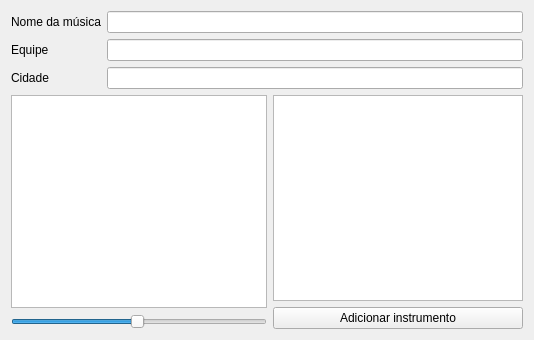
<?xml version="1.0" encoding="UTF-8"?>
<ui version="4.0">
 <class>MapaWidget</class>
 <widget class="QWidget" name="MapaWidget">
  <property name="geometry">
   <rect>
    <x>0</x>
    <y>0</y>
    <width>534</width>
    <height>340</height>
   </rect>
  </property>
  <property name="windowTitle">
   <string>Form</string>
  </property>
  <layout class="QVBoxLayout" name="verticalLayout">
   <item>
    <layout class="QFormLayout" name="formLayout">
     <item row="0" column="0">
      <widget class="QLabel" name="nomeDaMSicaLabel">
       <property name="text">
        <string>Nome da música</string>
       </property>
      </widget>
     </item>
     <item row="0" column="1">
      <widget class="QLineEdit" name="musicNameLineEdit"/>
     </item>
     <item row="1" column="0">
      <widget class="QLabel" name="equipeLabel">
       <property name="text">
        <string>Equipe</string>
       </property>
      </widget>
     </item>
     <item row="1" column="1">
      <widget class="QLineEdit" name="equipeLineEdit"/>
     </item>
     <item row="2" column="0">
      <widget class="QLabel" name="cidadeLabel">
       <property name="text">
        <string>Cidade</string>
       </property>
      </widget>
     </item>
     <item row="2" column="1">
      <widget class="QLineEdit" name="cidadeLineEdit"/>
     </item>
    </layout>
   </item>
   <item>
    <layout class="QHBoxLayout" name="horizontalLayout">
     <item>
      <layout class="QVBoxLayout" name="verticalLayout_3">
       <item>
        <widget class="MapaView" name="view"/>
       </item>
       <item>
        <widget class="QSlider" name="horizontalSlider">
         <property name="minimum">
          <number>1</number>
         </property>
         <property name="maximum">
          <number>100</number>
         </property>
         <property name="singleStep">
          <number>1</number>
         </property>
         <property name="value">
          <number>50</number>
         </property>
         <property name="orientation">
          <enum>Qt::Horizontal</enum>
         </property>
        </widget>
       </item>
      </layout>
     </item>
     <item>
      <layout class="QVBoxLayout" name="verticalLayout_2">
       <item>
        <widget class="QListWidget" name="taiko_list">
         <property name="maximumSize">
          <size>
           <width>250</width>
           <height>16777215</height>
          </size>
         </property>
        </widget>
       </item>
       <item>
        <widget class="QPushButton" name="add_taiko">
         <property name="maximumSize">
          <size>
           <width>250</width>
           <height>16777215</height>
          </size>
         </property>
         <property name="text">
          <string>Adicionar instrumento</string>
         </property>
        </widget>
       </item>
      </layout>
     </item>
    </layout>
   </item>
  </layout>
 </widget>
 <customwidgets>
  <customwidget>
   <class>MapaView</class>
   <extends>QGraphicsView</extends>
   <header>mapaview.h</header>
   <slots>
    <signal>zoom(int)</signal>
   </slots>
  </customwidget>
 </customwidgets>
 <resources/>
 <connections>
  <connection>
   <sender>taiko_list</sender>
   <signal>doubleClicked(QModelIndex)</signal>
   <receiver>add_taiko</receiver>
   <slot>click()</slot>
   <hints>
    <hint type="sourcelabel">
     <x>308</x>
     <y>92</y>
    </hint>
    <hint type="destinationlabel">
     <x>356</x>
     <y>297</y>
    </hint>
   </hints>
  </connection>
 </connections>
</ui>
